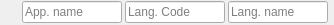
<?xml version="1.0" encoding="UTF-8"?>
<ui version="4.0">
 <class>LanguageWidget</class>
 <widget class="QWidget" name="LanguageWidget">
  <property name="geometry">
   <rect>
    <x>0</x>
    <y>0</y>
    <width>334</width>
    <height>25</height>
   </rect>
  </property>
  <property name="windowTitle">
   <string>Form</string>
  </property>
  <layout class="QHBoxLayout" name="horizontalLayout">
   <property name="spacing">
    <number>3</number>
   </property>
   <property name="leftMargin">
    <number>6</number>
   </property>
   <property name="topMargin">
    <number>0</number>
   </property>
   <property name="rightMargin">
    <number>6</number>
   </property>
   <property name="bottomMargin">
    <number>0</number>
   </property>
   <item>
    <spacer name="horizontalSpacer">
     <property name="orientation">
      <enum>Qt::Horizontal</enum>
     </property>
     <property name="sizeHint" stdset="0">
      <size>
       <width>0</width>
       <height>0</height>
      </size>
     </property>
    </spacer>
   </item>
   <item>
    <widget class="QLabel" name="fileLabel">
     <property name="font">
      <font>
       <weight>75</weight>
       <bold>true</bold>
      </font>
     </property>
     <property name="text">
      <string/>
     </property>
    </widget>
   </item>
   <item>
    <widget class="QLineEdit" name="appEdit">
     <property name="minimumSize">
      <size>
       <width>100</width>
       <height>0</height>
      </size>
     </property>
     <property name="maximumSize">
      <size>
       <width>100</width>
       <height>16777215</height>
      </size>
     </property>
     <property name="placeholderText">
      <string>App. name</string>
     </property>
    </widget>
   </item>
   <item>
    <widget class="QLineEdit" name="codeEdit">
     <property name="minimumSize">
      <size>
       <width>100</width>
       <height>0</height>
      </size>
     </property>
     <property name="maximumSize">
      <size>
       <width>100</width>
       <height>16777215</height>
      </size>
     </property>
     <property name="placeholderText">
      <string>Lang. Code</string>
     </property>
    </widget>
   </item>
   <item>
    <widget class="QLineEdit" name="languageEdit">
     <property name="minimumSize">
      <size>
       <width>100</width>
       <height>0</height>
      </size>
     </property>
     <property name="maximumSize">
      <size>
       <width>100</width>
       <height>16777215</height>
      </size>
     </property>
     <property name="placeholderText">
      <string>Lang. name</string>
     </property>
    </widget>
   </item>
  </layout>
 </widget>
 <resources/>
 <connections/>
</ui>
